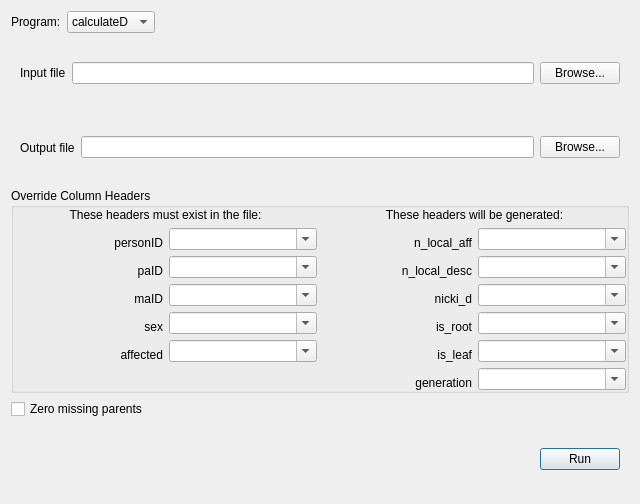
<?xml version="1.0" encoding="UTF-8"?>
<ui version="4.0">
 <class>Dialog</class>
 <widget class="QDialog" name="Dialog">
  <property name="geometry">
   <rect>
    <x>0</x>
    <y>0</y>
    <width>640</width>
    <height>504</height>
   </rect>
  </property>
  <property name="sizePolicy">
   <sizepolicy hsizetype="Fixed" vsizetype="Fixed">
    <horstretch>0</horstretch>
    <verstretch>0</verstretch>
   </sizepolicy>
  </property>
  <property name="windowTitle">
   <string>Load Pedigree</string>
  </property>
  <layout class="QVBoxLayout" name="verticalLayout">
   <property name="spacing">
    <number>-1</number>
   </property>
   <item>
    <layout class="QHBoxLayout" name="horizontalLayout_3">
     <item>
      <widget class="QLabel" name="label_20">
       <property name="text">
        <string>Program:</string>
       </property>
      </widget>
     </item>
     <item>
      <widget class="QComboBox" name="programBox">
       <item>
        <property name="text">
         <string>calculateD</string>
        </property>
       </item>
       <item>
        <property name="text">
         <string>vis</string>
        </property>
       </item>
      </widget>
     </item>
     <item>
      <spacer name="horizontalSpacer">
       <property name="orientation">
        <enum>Qt::Horizontal</enum>
       </property>
       <property name="sizeHint" stdset="0">
        <size>
         <width>40</width>
         <height>20</height>
        </size>
       </property>
      </spacer>
     </item>
    </layout>
   </item>
   <item>
    <widget class="QWidget" name="inputArea_2" native="true">
     <layout class="QHBoxLayout" name="inputArea">
      <item>
       <widget class="QLabel" name="label_19">
        <property name="text">
         <string>Input file</string>
        </property>
       </widget>
      </item>
      <item>
       <widget class="QLineEdit" name="inputField"/>
      </item>
      <item>
       <widget class="QPushButton" name="browseInputButton">
        <property name="text">
         <string>Browse...</string>
        </property>
        <property name="autoDefault">
         <bool>false</bool>
        </property>
       </widget>
      </item>
     </layout>
    </widget>
   </item>
   <item>
    <widget class="QWidget" name="outputArea" native="true">
     <layout class="QHBoxLayout" name="outputAreaLayout">
      <item>
       <widget class="QLabel" name="label_18">
        <property name="text">
         <string>Output file</string>
        </property>
       </widget>
      </item>
      <item>
       <widget class="QLineEdit" name="outputField"/>
      </item>
      <item>
       <widget class="QPushButton" name="browseOutputButton">
        <property name="text">
         <string>Browse...</string>
        </property>
        <property name="autoDefault">
         <bool>false</bool>
        </property>
       </widget>
      </item>
     </layout>
    </widget>
   </item>
   <item>
    <widget class="QGroupBox" name="groupBox">
     <property name="title">
      <string>Override Column Headers</string>
     </property>
     <layout class="QGridLayout" name="gridLayout">
      <property name="margin">
       <number>0</number>
      </property>
      <property name="horizontalSpacing">
       <number>-1</number>
      </property>
      <item row="1" column="0" colspan="2">
       <widget class="QLabel" name="label_21">
        <property name="text">
         <string>These headers must exist in the file:</string>
        </property>
        <property name="alignment">
         <set>Qt::AlignCenter</set>
        </property>
       </widget>
      </item>
      <item row="1" column="2" colspan="2">
       <widget class="QLabel" name="generateLabel">
        <property name="text">
         <string>These headers will be generated:</string>
        </property>
        <property name="alignment">
         <set>Qt::AlignCenter</set>
        </property>
       </widget>
      </item>
      <item row="2" column="1" rowspan="2">
       <widget class="QComboBox" name="personID">
        <property name="editable">
         <bool>true</bool>
        </property>
       </widget>
      </item>
      <item row="2" column="3" rowspan="2">
       <widget class="QComboBox" name="n_local_aff">
        <property name="editable">
         <bool>true</bool>
        </property>
       </widget>
      </item>
      <item row="3" column="0">
       <widget class="QLabel" name="label">
        <property name="text">
         <string>personID</string>
        </property>
        <property name="alignment">
         <set>Qt::AlignRight|Qt::AlignTrailing|Qt::AlignVCenter</set>
        </property>
       </widget>
      </item>
      <item row="3" column="2">
       <widget class="QLabel" name="label_6">
        <property name="text">
         <string>n_local_aff</string>
        </property>
        <property name="alignment">
         <set>Qt::AlignRight|Qt::AlignTrailing|Qt::AlignVCenter</set>
        </property>
       </widget>
      </item>
      <item row="4" column="1" rowspan="2">
       <widget class="QComboBox" name="paID">
        <property name="editable">
         <bool>true</bool>
        </property>
       </widget>
      </item>
      <item row="4" column="3" rowspan="2">
       <widget class="QComboBox" name="n_local_desc">
        <property name="editable">
         <bool>true</bool>
        </property>
       </widget>
      </item>
      <item row="5" column="0">
       <widget class="QLabel" name="label_2">
        <property name="text">
         <string>paID</string>
        </property>
        <property name="alignment">
         <set>Qt::AlignRight|Qt::AlignTrailing|Qt::AlignVCenter</set>
        </property>
       </widget>
      </item>
      <item row="5" column="2">
       <widget class="QLabel" name="label_13">
        <property name="text">
         <string>n_local_desc</string>
        </property>
        <property name="alignment">
         <set>Qt::AlignRight|Qt::AlignTrailing|Qt::AlignVCenter</set>
        </property>
       </widget>
      </item>
      <item row="6" column="1" rowspan="2">
       <widget class="QComboBox" name="maID">
        <property name="editable">
         <bool>true</bool>
        </property>
       </widget>
      </item>
      <item row="6" column="3" rowspan="2">
       <widget class="QComboBox" name="nicki_d">
        <property name="editable">
         <bool>true</bool>
        </property>
       </widget>
      </item>
      <item row="7" column="0">
       <widget class="QLabel" name="label_3">
        <property name="text">
         <string>maID</string>
        </property>
        <property name="alignment">
         <set>Qt::AlignRight|Qt::AlignTrailing|Qt::AlignVCenter</set>
        </property>
       </widget>
      </item>
      <item row="7" column="2">
       <widget class="QLabel" name="label_14">
        <property name="text">
         <string>nicki_d</string>
        </property>
        <property name="alignment">
         <set>Qt::AlignRight|Qt::AlignTrailing|Qt::AlignVCenter</set>
        </property>
       </widget>
      </item>
      <item row="8" column="1" rowspan="2">
       <widget class="QComboBox" name="sex">
        <property name="editable">
         <bool>true</bool>
        </property>
       </widget>
      </item>
      <item row="8" column="3" rowspan="2">
       <widget class="QComboBox" name="is_root">
        <property name="editable">
         <bool>true</bool>
        </property>
       </widget>
      </item>
      <item row="9" column="0">
       <widget class="QLabel" name="label_4">
        <property name="text">
         <string>sex</string>
        </property>
        <property name="alignment">
         <set>Qt::AlignRight|Qt::AlignTrailing|Qt::AlignVCenter</set>
        </property>
       </widget>
      </item>
      <item row="9" column="2">
       <widget class="QLabel" name="label_15">
        <property name="text">
         <string>is_root</string>
        </property>
        <property name="alignment">
         <set>Qt::AlignRight|Qt::AlignTrailing|Qt::AlignVCenter</set>
        </property>
       </widget>
      </item>
      <item row="10" column="1" rowspan="2">
       <widget class="QComboBox" name="affected">
        <property name="editable">
         <bool>true</bool>
        </property>
       </widget>
      </item>
      <item row="10" column="3" rowspan="2">
       <widget class="QComboBox" name="is_leaf">
        <property name="editable">
         <bool>true</bool>
        </property>
       </widget>
      </item>
      <item row="11" column="0">
       <widget class="QLabel" name="label_5">
        <property name="text">
         <string>affected</string>
        </property>
        <property name="alignment">
         <set>Qt::AlignRight|Qt::AlignTrailing|Qt::AlignVCenter</set>
        </property>
       </widget>
      </item>
      <item row="11" column="2">
       <widget class="QLabel" name="label_16">
        <property name="text">
         <string>is_leaf</string>
        </property>
        <property name="alignment">
         <set>Qt::AlignRight|Qt::AlignTrailing|Qt::AlignVCenter</set>
        </property>
       </widget>
      </item>
      <item row="12" column="3" rowspan="2">
       <widget class="QComboBox" name="generation">
        <property name="editable">
         <bool>true</bool>
        </property>
       </widget>
      </item>
      <item row="13" column="2">
       <widget class="QLabel" name="label_17">
        <property name="text">
         <string>generation</string>
        </property>
        <property name="alignment">
         <set>Qt::AlignRight|Qt::AlignTrailing|Qt::AlignVCenter</set>
        </property>
       </widget>
      </item>
     </layout>
    </widget>
   </item>
   <item>
    <widget class="QCheckBox" name="zeroMissingBox">
     <property name="text">
      <string>Zero missing parents</string>
     </property>
    </widget>
   </item>
   <item>
    <widget class="QWidget" name="buttonBox" native="true">
     <layout class="QHBoxLayout" name="horizontalLayout">
      <item>
       <spacer name="horizontalSpacer_2">
        <property name="orientation">
         <enum>Qt::Horizontal</enum>
        </property>
        <property name="sizeHint" stdset="0">
         <size>
          <width>40</width>
          <height>20</height>
         </size>
        </property>
       </spacer>
      </item>
      <item>
       <widget class="QPushButton" name="runButton">
        <property name="text">
         <string>Run</string>
        </property>
        <property name="default">
         <bool>true</bool>
        </property>
       </widget>
      </item>
     </layout>
    </widget>
   </item>
  </layout>
 </widget>
 <resources/>
 <connections/>
</ui>
